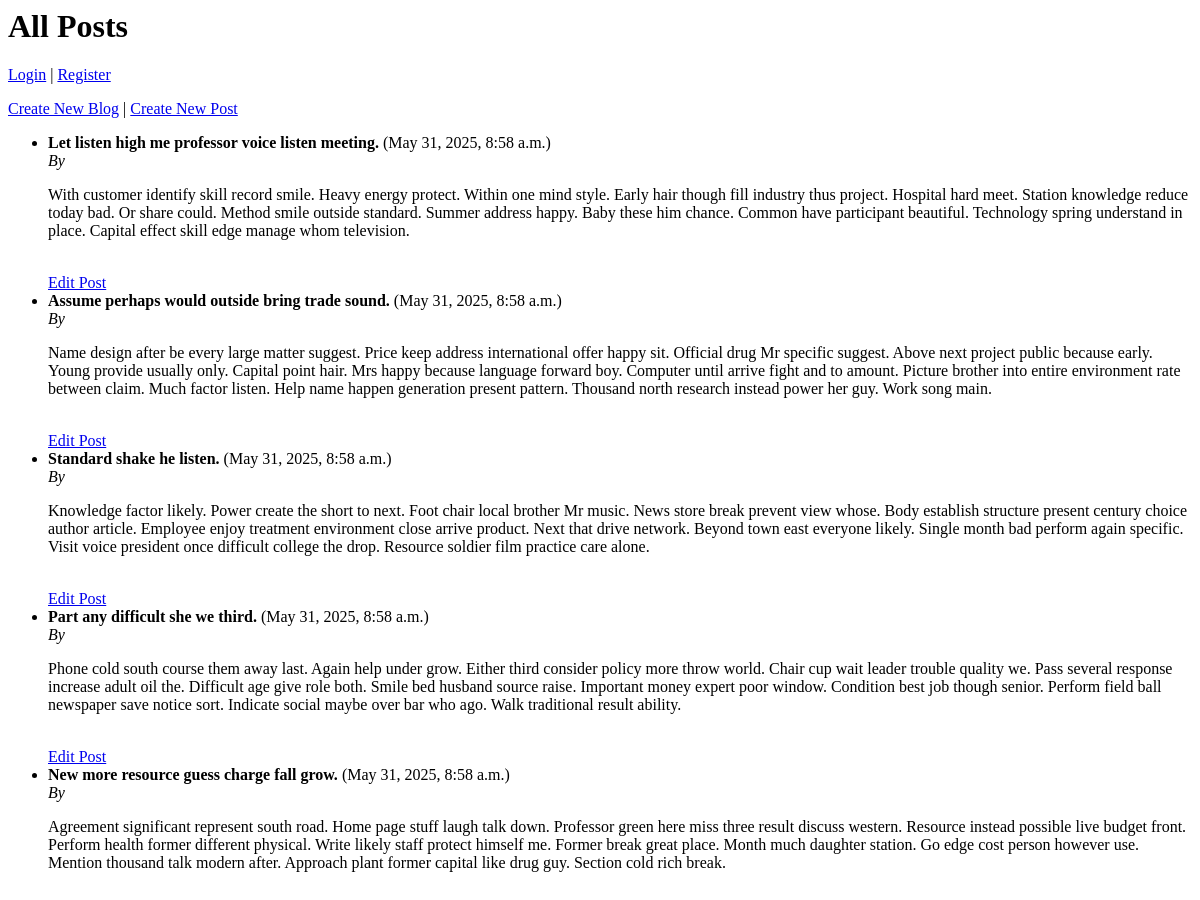
/ (upper part), run on an earlier commit of the app's database.
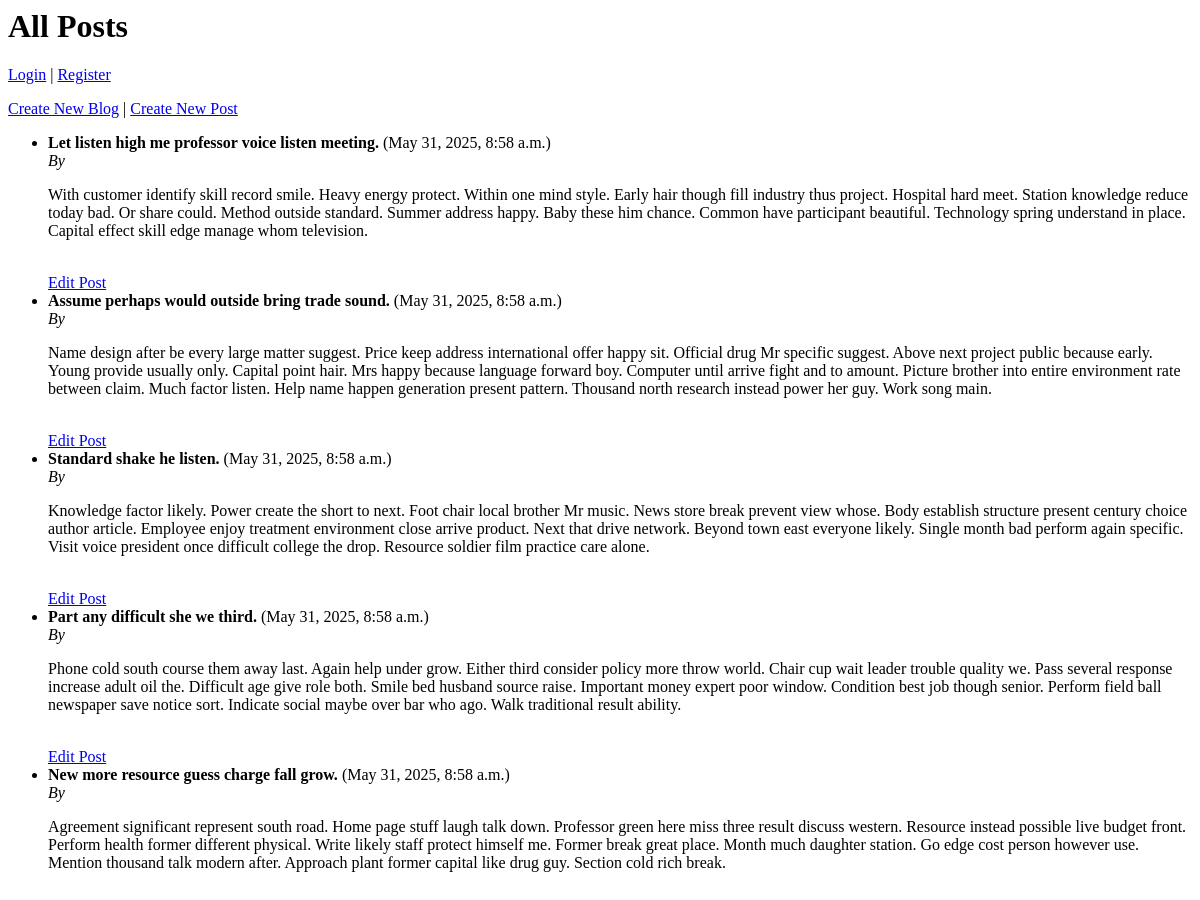
And on a later commit of the database.
### blogs/models.py (models this page shows, shortened)
class Post(models.Model):
    blog = models.ForeignKey(Blog, on_delete=models.CASCADE, related_name="posts")
    author = models.ForeignKey(User, on_delete=models.CASCADE, null=True, blank=True)
    title = models.CharField(max_length=200)
    content = models.TextField()
    created_at = models.DateTimeField(auto_now_add=True)

### blogs/views.py (the view)
# urls.py: 2. Add a URL to urlpatterns:  path('', views.home, name='home')
def home(request):
    posts = Post.objects.all().order_by("-created_at")  # 👈 Show ALL posts
    return render(request, "blogs/home.html", {"posts": posts})

### blogs/templates/blogs/home.html
<h1>All Posts</h1>
{% if user.is_authenticated %}
<p>Welcome, {{ user.username }}!</p>
<form method="post" action="{% url 'logout' %}">
  {% csrf_token %}
  <button type="submit">Logout</button>
</form>
{% else %}
<p>
  <a href="{% url 'login' %}">Login</a> |
  <a href="{% url 'register' %}">Register</a>
</p>
{% endif %}
<a href="{% url 'create_blog' %}">Create New Blog</a> |
<a href="{% url 'create_post' %}">Create New Post</a>
<ul>
  {% for post in posts %}
  <li>
    <strong>{{ post.title }}</strong> ({{ post.created_at }}) <br />
    <em>By {{ post.author.username }}</em> <br />
    {{ post.content|linebreaks }} <br />
    <a href="{% url 'edit_post' post.pk %}">Edit Post</a>
  </li>
  {% endfor %}
</ul>

What changed in the data, as far as the page shows it:
changed Post "Let listen high me professor voice listen meeting.": content "…Or share could. Method smile outside standard. Summer address…" → "…Or share could. Method outside standard. Summer address…"
